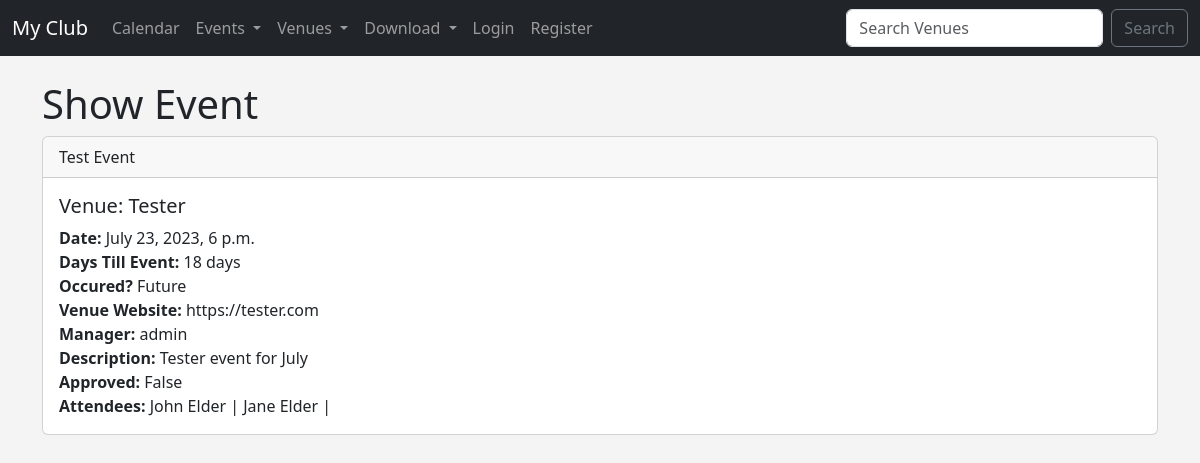
/show_event/10, run on an earlier commit of the app's database.
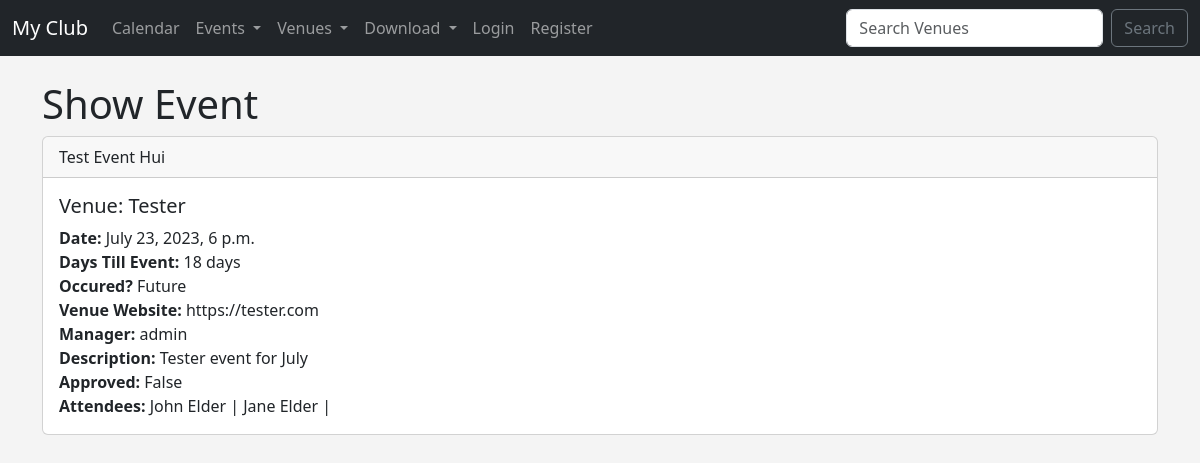
And on a later commit of the database.
### events/models.py (models this page shows)
class Event(models.Model):
	name = models.CharField('Event Name', max_length=120)
	event_date = models.DateTimeField('Event Date')
	venue = models.ForeignKey(Venue, blank=True, null=True, on_delete=models.CASCADE)
	manager = models.ForeignKey(User, blank=True, null=True, on_delete=models.SET_NULL)
	description = models.TextField(blank=True)
	attendees = models.ManyToManyField(MyClubUser, blank=True)
	approved = models.BooleanField("Approved", default=False)
	def __str__(self):
		return self.name
	@property
	def Days_till(self):
		today = date.today()
		days_till = self.event_date.date() - today
		days_till_stripped = str(days_till).split(",", 1)[0]
		return days_till_stripped
	@property
	def Is_Past(self):
		today = date.today()
		if self.event_date.date() < today:
			thing = "Past"
		else:
			thing = "Future"
		return thing

class Venue(models.Model):
	name = models.CharField('Venue Name', max_length=120)
	address = models.CharField(max_length=300)
	zip_code = models.CharField('Zip Code', max_length=15)
	phone = models.CharField('Contact Phone', max_length=45, blank=True)
	web = models.URLField('Website Address', blank=True)
	email_address = models.EmailField('Email Address', blank=True)
	owner = models.IntegerField('Venue Owner', blank=False, default=1)
	venue_image = models.ImageField(null=True, blank=True, upload_to="images/")
	def __str__(self):
		return self.name

### events/views.py (the view)
# urls.py: path('show_event/<event_id>', views.show_event, name="show-event"),
def show_event(request, event_id):
	event = Event.objects.get(pk=event_id)
	return render(request, 'events/show_event.html', {'event': event})

### events/models.py (called while the page is built)
	def __str__(self):
		return self.first_name + ' ' + self.last_name

### events/templates/events/show_event.html (shortened to what this page needs)
{% extends 'events/base.html' %}
{% block content %}
<h1>Show Event</h1>
<div class="card">
  <div class="card-header">
    {{ event }}
  </div>
  <div class="card-body">
    <h5 class="card-title">Venue: {{ event.venue }}</h5>
    <p class="card-text">
		<strong>Date:</strong> {{ event.event_date }}<br/>
		<strong>Days Till Event:</strong> {{ event.Days_till }}<br/>
		<strong>Occured?</strong> {{ event.Is_Past }}<br/>
		<strong>Venue Website:</strong> {{ event.venue.web }}<br/>
		<strong>Manager:</strong> {{ event.manager }}<br/>
		<strong>Description:</strong> {{ event.description }}<br/>
		<strong>Approved:</strong> {{ event.approved }}<br/>
		<strong>Attendees:</strong>
		{% for user in event.attendees.all %}
		{{ user }} |
		{% endfor %}
    </p>
  </div>
</div>
{% endblock %}

What changed in the data, as far as the page shows it:
changed Event "Future": name "Test Event" → "Test Event Hui"
